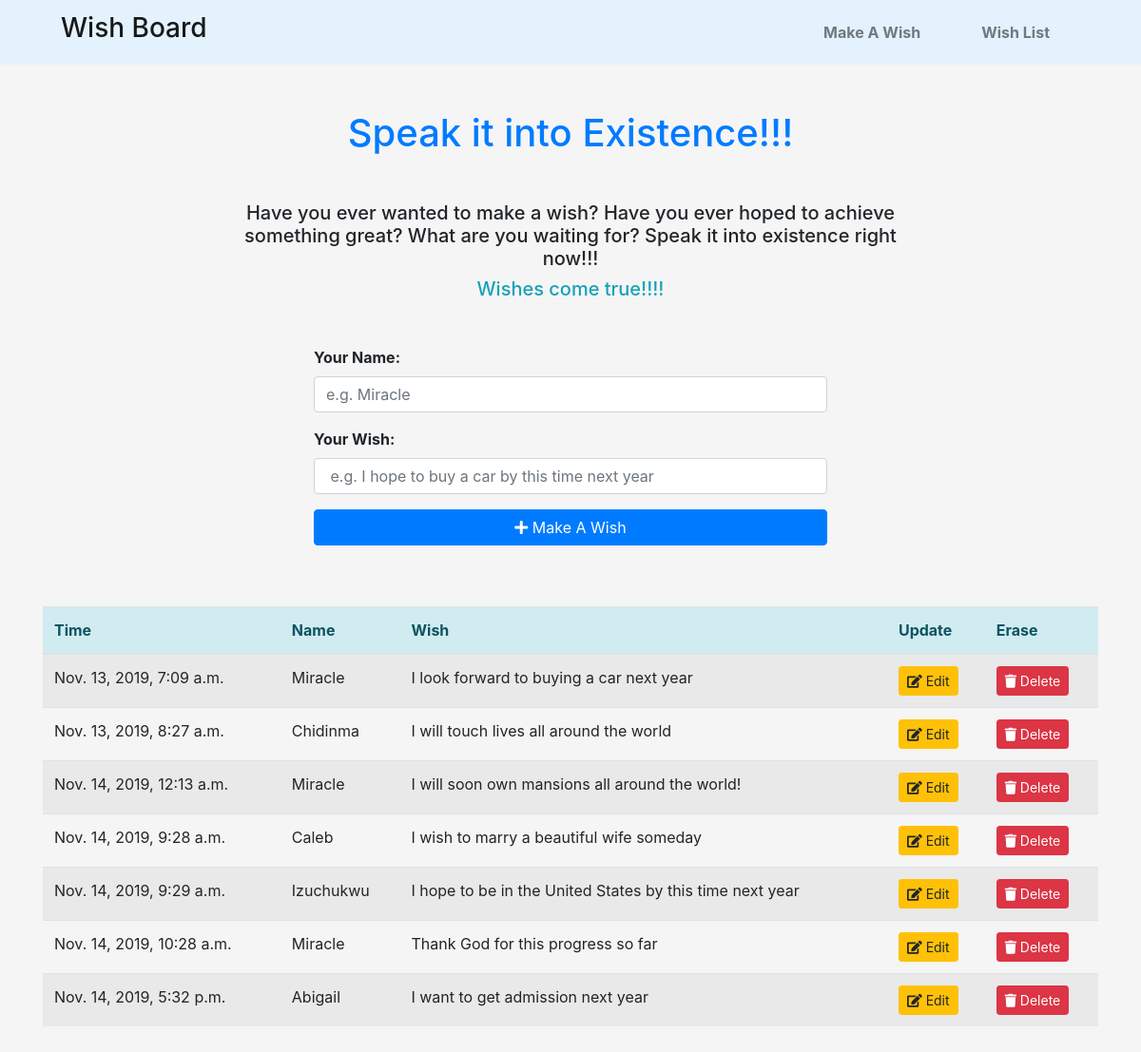
The page / on the database its author committed.
### crud/models.py (models this page shows, shortened)
class Wish(models.Model):
    date = models.DateTimeField(auto_now_add=True)
    name = models.CharField(max_length=15)
    wish = models.CharField(max_length=100)

### crud/views.py (the view)
# urls.py: path('', views.index, name='index'),
def index(request):
    wishes = Wish.objects.all()
    context = {'wishes': wishes}
    return render(request, 'crud/index.html', context)

### crud/templates/crud/index.html (shortened to what this page needs)
<!DOCTYPE html>
<html lang="en">
<head>
    <link rel="stylesheet" href="https://stackpath.bootstrapcdn.com/bootstrap/4.3.1/css/bootstrap.min.css"
>
    <link rel="stylesheet" href="https://cdnjs.cloudflare.com/ajax/libs/font-awesome/5.10.0-11/css/all.min.css">
</head>
<body style="background-color: whitesmoke">
    <nav class="navbar navbar-expand-lg navbar-light pt-2 " style="background-color: #e3f2fd;">
        <a class="navbar-brand" href="{% url 'index' %}">
            <h3 class="ml-5">Wish Board</h3>
        </a>
        <div id="navbarNavDropdown" class="navbar-collapse collapse">
            <ul class="navbar-nav mr-4 ">
                <li class="nav-item mr-5 ">
                    <a class="nav-link text-black font-weight-bold" href="#form">Make A Wish</a>
                </li>
                <li class="nav-item mr-5">
                    <a class="nav-link text-black font-weight-bold" href="#wishes">Wish List</a>
                </li>
            </ul>
        </div>
    </nav>
    <div id="intro" class="container">
        <div class="row">
            <div class="col-lg-8 mx-auto">
                <h1 class="text-center mt-5 text-primary">Speak it into Existence!!!</h1>
                <h5 class="text-center mt-5">Have you ever wanted to make a wish? Have you ever hoped to achieve something great? What are you waiting for? Speak it into existence right now!!!
                </h5>
                <h5 class="text-center  text-info">Wishes come true!!!!
                </h5>
            </div>
            <div class="col-lg-6 mx-auto mt-4 mb-5">
                <form id="form"  action="{% url 'create' %}" method="POST" >
                    <div class="form-group">
                        <label for="name"><strong>Your Name:</strong></label>
                        <input type="text" name="name" class="form-control" placeholder="e.g. Miracle" required minlength="3"
                        oninput="javascript: if (this.value.length > this.maxLength) this.value = this.value.slice(0, this.maxLength);"
                        maxlength = "10" >
                        <label class="mt-3" for="wish"><strong>Your Wish:</strong></label>
                        <input name="wish" class="form-control" required type="text"
                            placeholder=" e.g. I hope to buy a car by this time next year"  minlength="15"
                            oninput="javascript: if (this.value.length > this.maxLength) this.value = this.value.slice(0, this.maxLength);"
                            maxlength = "75">
                        <button type="submit" id="submit" class="btn btn-block btn-primary mt-3"> <i class="fas fa-plus"></i>
                            Make A Wish</button>
                    </div>
                </form>
            </div>
        </div>
    </div>
    <div id="main" class="container">
        <div class="table-responsive mb-5">
            <table id="wishes" class="table  table-striped table-hover">
                <thead class="alert-info">
                    <tr>
                        <th scope="col">Time</th>
                        <th scope="col">Name</th>
                        <th scope="col">Wish</th>
                        <th scope="col">Update</th>
                        <th scope="col">Erase</th>
                    </tr>
                </thead>
                <tbody>
                    {% for wish in wishes %}
                    <tr>
                        <td>{{ wish.date }}</td>
                        <td>{{ wish.name }}</td>
                        <td>{{ wish.wish }}</td>
                        <td>
                            <a class="btn btn-sm btn-warning" href="{% url 'edit' wish.id %}">
                                <i class="fas fa-edit"> </i>
                                Edit
                            </a>
                        </td>
                        <td>
                            <a href="{% url 'delete' wish.id %}" class="delete btn btn-sm btn-danger" data-confirm="Are you sure? This action cannot be undone.">
                                <i class="fas fa-trash"></i> Delete
                            </a>
                        </td>
                    </tr>
                    {% endfor %}
                </tbody>
            </table>
        </div>
    </div>
</body>
</html>

### rows shown on the page
Wish: date "Nov. 13, 2019, 7:09 a.m.", name "Miracle", wish "I look forward to buying a car next year"
Wish: date "Nov. 13, 2019, 8:27 a.m.", name "Chidinma", wish "I will touch lives all around the world"
Wish: date "Nov. 14, 2019, 12:13 a.m.", name "Miracle", wish "I will soon own mansions all around the world!"
Wish: date "Nov. 14, 2019, 9:28 a.m.", name "Caleb", wish "I wish to marry a beautiful wife someday"
Wish: date "Nov. 14, 2019, 9:29 a.m.", name "Izuchukwu", wish "I hope to be in the United States by this time next year"
Wish: date "Nov. 14, 2019, 10:28 a.m.", name "Miracle", wish "Thank God for this progress so far"
Wish: date "Nov. 14, 2019, 5:32 p.m.", name "Abigail", wish "I want to get admission next year"
